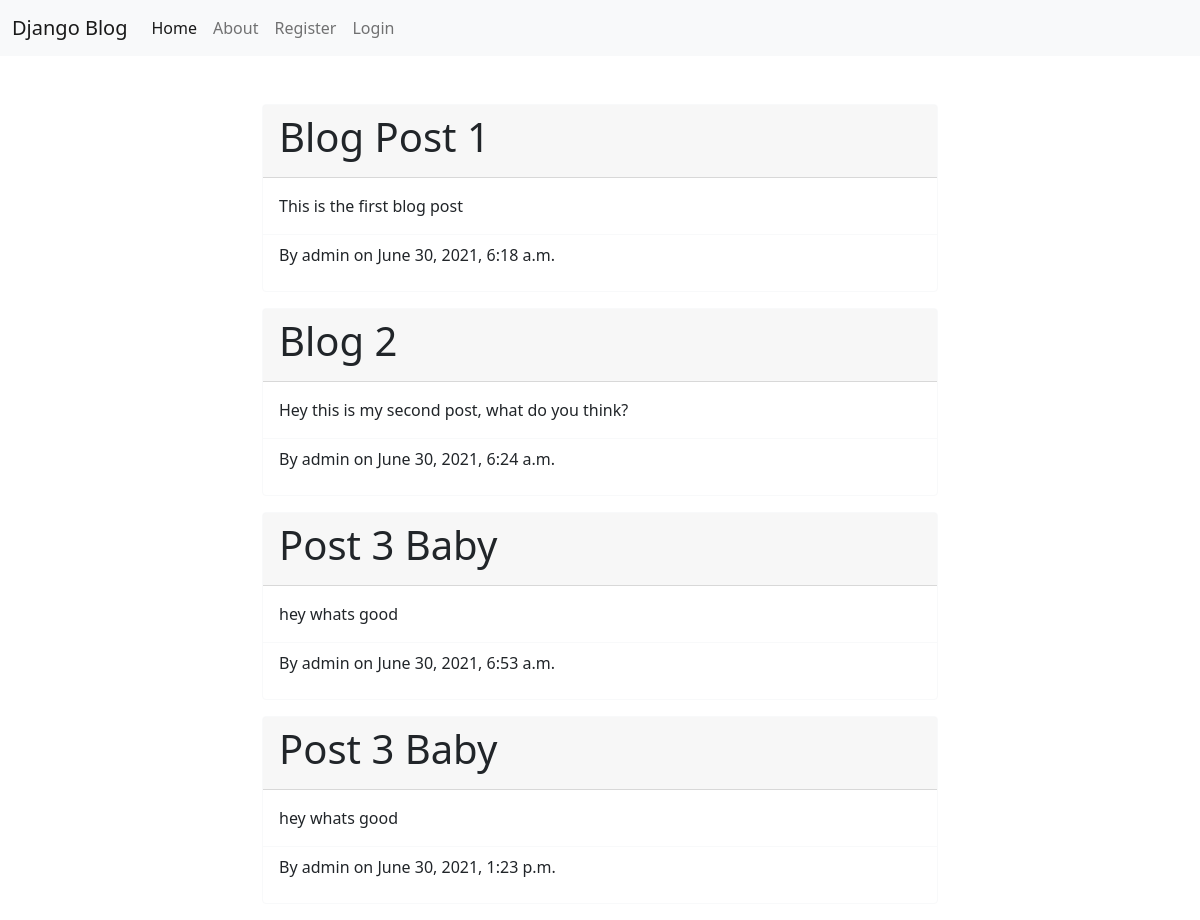
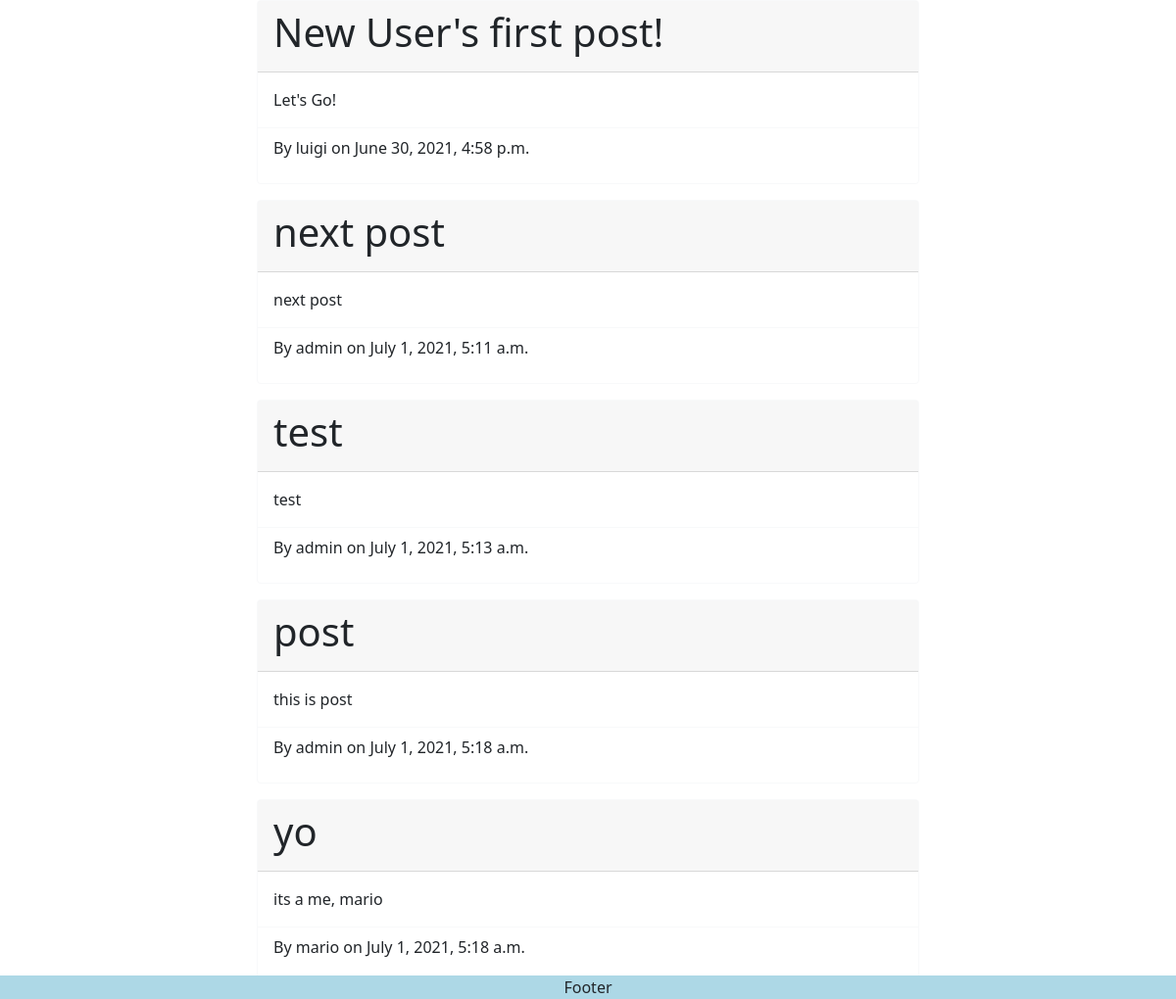
The page / on the database its author committed (2 pictures, top to bottom).
### blog/models.py (models this page shows, shortened)
class Post(models.Model):
    title = models.CharField(max_length=255)
    author = models.ForeignKey(User, on_delete=models.CASCADE)
    content = models.TextField()
    date_posted = models.DateTimeField(auto_now_add=True)

### blog/views.py (the view)
# urls.py: path('', views.index, name='blog-index'),
def index(request):
    posts = Post.objects.all()
    context = {
        'posts' : posts
    }
    return render(request, 'blog/index.html', context)

### blog/templates/blog/index.html
{% extends "blog/base.html" %}
    {% block content %}
        {% for post in posts %}
            <div class="card border-light mb-3">
                <div class="card-header"><h1>{{ post.title }}</h1></div>
                <div class="card-body">
                  <p class="card-text">{{ post.content }}</p>
                </div>
                <div class="card-footer bg-transparent border-light"><p>By {{ post.author }} on  {{ post.date_posted }}</p></div>
              </div>
        {% endfor %}
    {% endblock content %}

### blog/templates/blog/base.html (shortened to what this page needs)
{% load static %}
<!DOCTYPE html>
<html lang="en">
<head>
<link rel="stylesheet" href="https://cdnjs.cloudflare.com/ajax/libs/twitter-bootstrap/5.0.1/css/bootstrap.min.css">
<link rel="stylesheet" href="https://cdnjs.cloudflare.com/ajax/libs/font-awesome/5.15.3/css/all.min.css">
<link rel="stylesheet" href="{% static 'blog/main.css' %}">
</head>
<body>
    {% include 'blog/nav.html' %}
    <div class="mt-5 container d-flex justify-content-center">
        <div class="container main-blog justify-content-center">
        {% block content %}
        {% endblock %}
        </div>
    </div>
    {% include 'blog/footer.html' %}
</body>
</html>

### blog/templates/blog/nav.html (shortened to what this page needs)
<nav class="navbar navbar-expand-lg navbar-light bg-light">
    <div class="container-fluid">
      <a class="navbar-brand" href="#">Django Blog</a>
      <div class="collapse navbar-collapse" id="navbarNav">
        <ul class="navbar-nav">
          <li class="nav-item">
            <a class="nav-link active" aria-current="page" href="{% url 'blog-index' %}">Home</a>
          </li>
          <li class="nav-item">
            <a class="nav-link" href="{% url 'blog-about' %}">About</a>
          </li>
          {% if request.user.is_authenticated %}
          <li class="nav-item">
            <a class="nav-link" href="{% url 'blog-createpost' %}">Create Post</a>
          </li>
          <span class="nav-link float-end">Hello, {{ request.user }}</span>
          <span><a class="nav-link float-end" href="{% url 'blog-logout' %}">Logout</a></span>
          {% else %}
          <li class="nav-item">
            <a class="nav-link" href="{% url 'blog-register' %}">Register</a>
          </li>
          <li class="nav-item">
            <a class="nav-link" href="{% url 'blog-login' %}">Login</a>
          </li>
          {% endif %}
        </ul>
      </div>
    </div>
  </nav>

### blog/templates/blog/footer.html
<footer>
    Footer
</footer>

### blog/static/blog/main.css (style rules this page uses)
* { margin: 0; }
body { min-height: 100vh; position: relative; }
footer { position: absolute; bottom: 0; width: 100%; text-align: center; background-color: lightblue; }
.main-blog { max-width: 700px; width: 100%; }

### rows shown on the page
Post: title "Blog Post 1", content "This is the first blog post", author "admin", date_posted "June 30, 2021, 6:18 a.m."
Post: title "Blog 2", content "Hey this is my second post, what do you think?", author "admin", date_posted "June 30, 2021, 6:24 a.m."
Post: title "Post 3 Baby", content "hey whats good", author "admin", date_posted "June 30, 2021, 6:53 a.m."
Post: title "Post 3 Baby", content "hey whats good", author "admin", date_posted "June 30, 2021, 1:23 p.m."
Post: title "New User's first post!", content "Let's Go!", author "luigi", date_posted "June 30, 2021, 4:58 p.m."
Post: title "next post", content "next post", author "admin", date_posted "July 1, 2021, 5:11 a.m."
Post: title "test", content "test", author "admin", date_posted "July 1, 2021, 5:13 a.m."
Post: title "post", content "this is post", author "admin", date_posted "July 1, 2021, 5:18 a.m."
Post: title "yo", content "its a me, mario", author "mario", date_posted "July 1, 2021, 5:18 a.m."
